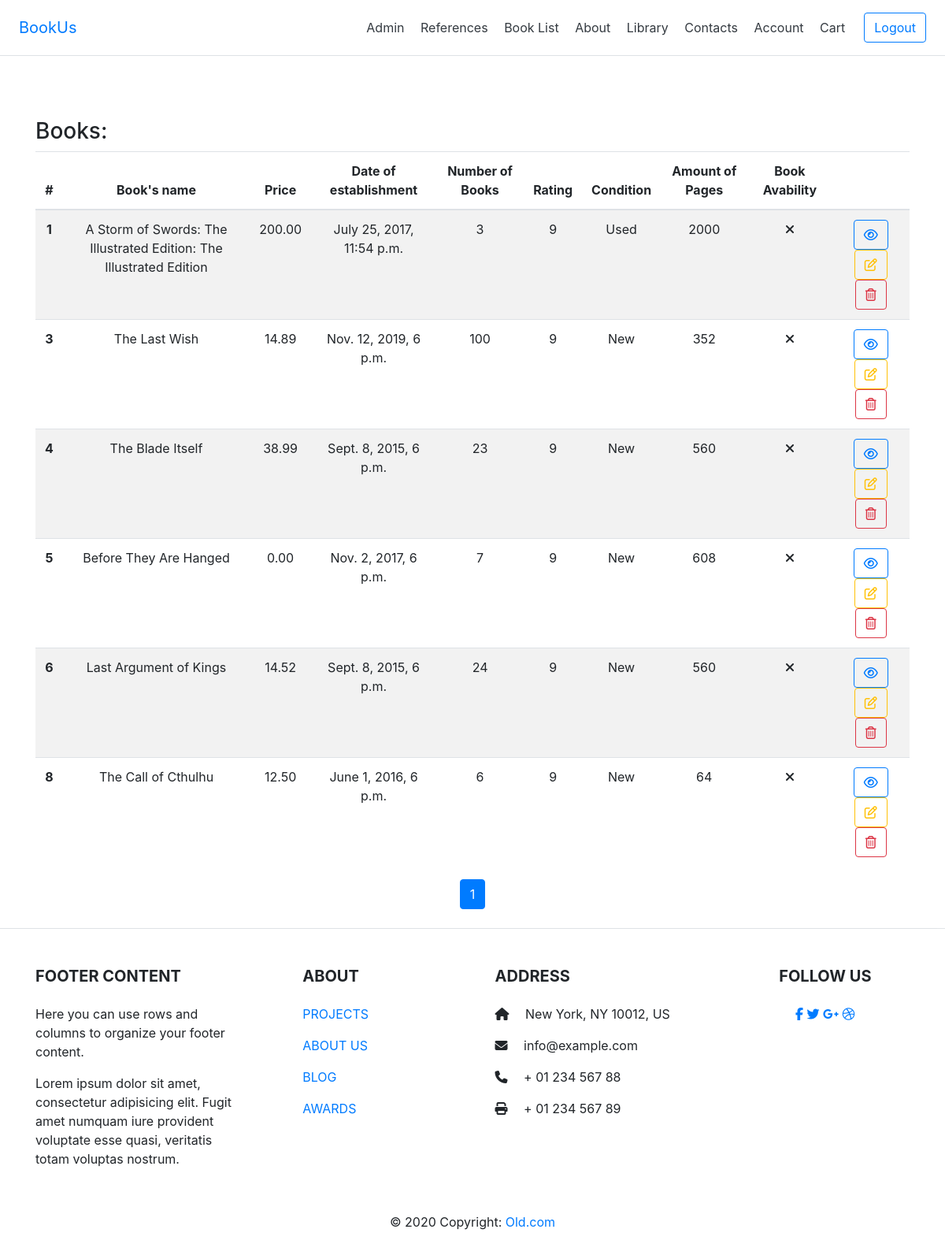
The app's page /references/genre/1/ (signed in) with its own data.
### books/models.py (models this page shows, shortened)
class Book(models.Model):
    books = models.CharField(
        'Title of the Book',
        max_length=1000
    )
    description = models.TextField(
        'About Book',
        blank=True,
        null=True,
        max_length=300,
    )
    photo_cover = models.ImageField(
        "Cover of the book",
        upload_to='',
        blank=True,
        null=True
    )
    price = models.DecimalField(
        "Price in USA dollars",
        default=0,
        max_digits=10,
        decimal_places=2,
        blank=False,
        null=False
    )
    author = models.ManyToManyField(
        Author,
        verbose_name="Author",
        related_name="book"
    )
    series = models.ForeignKey(
        BookSeries,
        verbose_name="Title of the Serie",
        default=1,
        related_name="book",
        on_delete=models.PROTECT
    )
    genres = models.ManyToManyField(
        Genre,
        verbose_name="Genre",
        related_name="book"
    )
    date_of_establishment = models.DateTimeField(
        verbose_name="Date of establishment",
        blank=True,
        null=True
    )
    amount_of_pages = models.PositiveIntegerField(
        verbose_name="Amount of Pages",
        default=0,
    )
    binding_choice = (('1', 'Paperback'), ('2', 'Hardcover'),
                      ('3', 'Large Print'),
                      ('4', 'Audible Audiobook'), ('5', 'Printed Access Code'),
                      ('6', 'Loose Leaf'),
                      ('7', 'Audio CD'), ('8', 'Board Book'))
    binding = models.CharField(
        verbose_name="Binding",
        default=1,
        max_length=100,
        choices=binding_choice,
    )
    format_choice = (('1', '70×90/8'), ('2', '70×90/16'), ('3', '70×90/32'),
                     ('4', '70×108/32'), ('5', '60×90/16'), ('6', '60×90/32'),
                     ('7', '84×108/32'))
    format = models.CharField(
        verbose_name="Format",
        default=1,
        max_length=100,
        choices=format_choice,
    )
    isbn_id = models.CharField(
        verbose_name="ISBN",
        default='',
        max_length=20,
    )
    book_weight = models.PositiveIntegerField(
        verbose_name="Book's weight in Weight (g)",
        default=0,
    )
    age_limit_choice = (('1', '3+'), ('2', '6+'), ('3', '12+'), ('4', '14+'),
                        ('5', '16 +'), ('6', '18+'), ('7', '21+'))
    age_limit = models.CharField(
        verbose_name="Age limit",
        default=1,
        max_length=4,
        choices=age_limit_choice,
    )
    pubhouse = models.ForeignKey(
        PublishingHouse,
        default=1,
        related_name="book",
        on_delete=models.PROTECT
    )
    condition_choice = (('1', 'New'), ('2', 'Used'), ('3', 'Collectible'))
    conditions = models.CharField(
        verbose_name="conditions",
        default=1,
        max_length=4,
        choices=condition_choice
    )
    number_of_books = models.PositiveIntegerField(
        verbose_name="Number of Books Available",
        default=0,
    )
    AVAILABLE = [
        ('yes', "AVAILABLE"),
        ('no', 'NOT AVAILABLE')
    ]
    book_availability = models.CharField(
        'Book Status',
        max_length=20,
        default='no',
        choices=AVAILABLE
    )
    rating_choice = (('0', '0'), ('1', '1'), ('2', '2'), ('3', '3'),
                     ('4', '4'), ('5', '5'), ('6', '6'), ('7', '7'),
                     ('8', '8'), ('9', '9'), ('10', '10'))
    rating = models.CharField(
        verbose_name="Rating of the book",
        max_length=5,
        default=0,
        choices=rating_choice,
    )
    book_adding_date = models.DateField(
        verbose_name='Publishing date in shop',
        auto_now=False,
        auto_now_add=True
    )
    book_updating_date = models.DateTimeField(
        verbose_name='Date of updating Book',
        auto_now=True,
        auto_now_add=False
    )
    languages = models.ManyToManyField(
        Language,
        verbose_name="Language",
    )

### references/views.py (the view)
# urls.py: path('genre/<int:pk>/', views.ShowGenreByPkView.as_view()),
class ShowGenreByPkView(LoginRequiredMixin, DetailView,
                        MultipleObjectMixin):
    model = Genre
    paginate_by = 7
    template_name = 'references/references_by_pk.html'
    def get_context_data(self, **kwargs):
        object_list = Book.objects.filter(genres=self.get_object())
        context = super(ShowGenreByPkView, self).get_context_data(
            object_list=object_list, **kwargs)
        context['type'] = 'genres'
        return context

### references/templates/references/references_by_pk.html (shortened to what this page needs)
{% extends 'base.html' %}
{% block content %}
<div class="references_by_pk" <h1>{{ object.name }}</h1>
  <h3>Books:</h3>
  <table class="table table-striped text-center table-responsive">
    <thead>
      <tr>
        <th scope="col">#</th>
        <th scope="col">Book's name</th>
        <th scope="col">Price</th>
        <th scope="col">Date of establishment</th>
        <th scope="col">Number of Books</th>
        <th scope="col">Rating</th>
        <th scope="col">Condition</th>
        <th scope="col">Amount of Pages</th>
        <th scope="col">Book Avability</th>
        <th scope="col"></th>
      </tr>
    </thead>
    <tbody>
      {% for book in object_list %}
      <tr>
        <th scope="row">{{ book.pk }}</th>
        <td>{{ book.books }} </td>
        <td>{{ book.price }} </td>
        <td>{{ book.date_of_establishment }} </td>
        <td>{{ book.number_of_books }} </td>
        <td>{{ book.rating }} </td>
        <td>{{ book.get_conditions_display }} </td>
        <td>{{ book.amount_of_pages }} </td>
        <td>{% if book.active == True %} <i class="fas fa-check"></i> {% else %} <i class="fas fa-times"></i> {% endif %}</td>
        <td><a href="/books/{{ book.pk }}" class="btn btn-outline-primary"><i class="far fa-eye"></i></a> {% if user.is_staff %} <a href="/books/update/{{ book.pk }}" class="btn btn-outline-warning"><i class="far fa-edit"></i></a> <a
            href="/books/delete/{{ book.pk }}" class="btn btn-outline-danger"><i class="far fa-trash-alt"></i></a>{% endif %}</td>
      </tr>
      {% endfor %}
    </tbody>
  </table>
</div>
{% include 'pagination.html' %}
{% endblock %}

### static/base.css (style rules this page uses)
body { position: relative; }

### references/templates/references/references_by_pk.html (style rules this page uses)
.references_by_pk { margin-top: 150px; }

### records on screen
Book: pk "1", books "A Storm of Swords: The Illustrated Edition: The Illustrated Edition", price "200.00", date_of_establishment "July 25, 2017, 11:54 p.m.", number_of_books "3", rating "9", conditions "Used", amount_of_pages "2000"
Book: pk "3", books "The Last Wish", price "14.89", date_of_establishment "Nov. 12, 2019, 6 p.m.", number_of_books "100", rating "9", conditions "New", amount_of_pages "352"
Book: pk "4", books "The Blade Itself", price "38.99", date_of_establishment "Sept. 8, 2015, 6 p.m.", number_of_books "23", rating "9", conditions "New", amount_of_pages "560"
Book: pk "5", books "Before They Are Hanged", price "0.00", date_of_establishment "Nov. 2, 2017, 6 p.m.", number_of_books "7", rating "9", conditions "New", amount_of_pages "608"
Book: pk "6", books "Last Argument of Kings", price "14.52", date_of_establishment "Sept. 8, 2015, 6 p.m.", number_of_books "24", rating "9", conditions "New", amount_of_pages "560"
Book: pk "8", books "The Call of Cthulhu", price "12.50", date_of_establishment "June 1, 2016, 6 p.m.", number_of_books "6", rating "9", conditions "New", amount_of_pages "64"

### other values on screen
{{ num }} "1"
